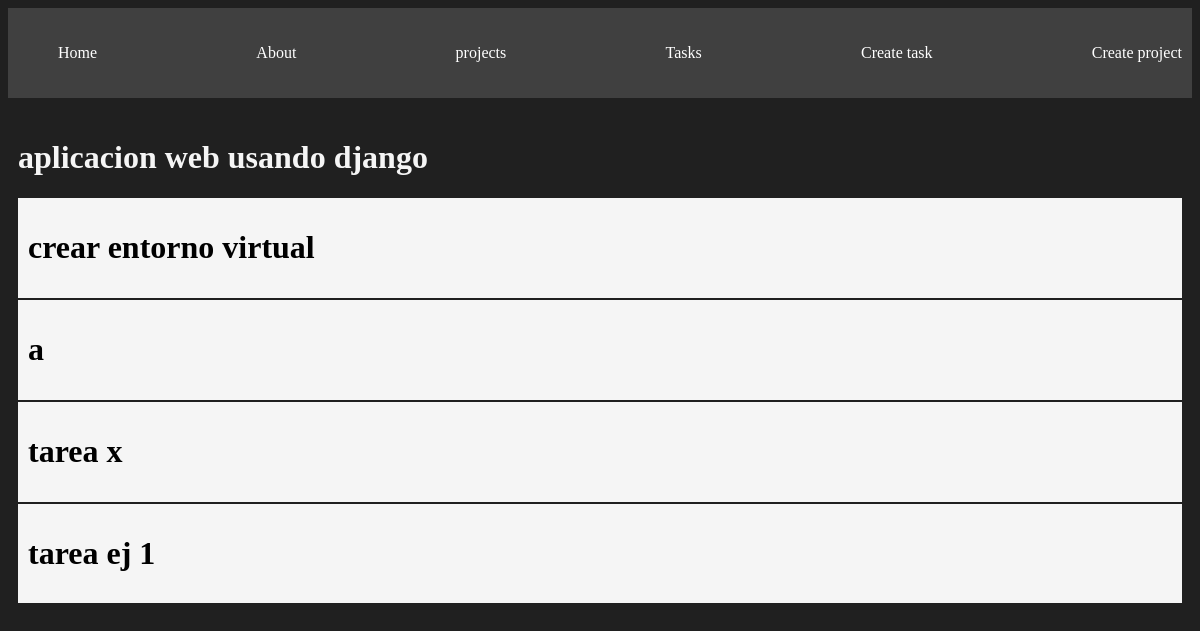
The app's page /projects/2 with its own data.
### myapp/models.py (models this page shows, shortened)
class project(models.Model):
    name = models.CharField(max_length=200)
    def __str__(self):
        return self.name

class Task(models.Model):
    tittle = models.CharField(max_length=200)
    description = models.TextField()
    project = models.ForeignKey(project, on_delete=models.CASCADE)
    done = models.BooleanField(default=False)
    project_key = models.IntegerField(default=False)

### myapp/views.py (the view)
# urls.py: path('projects/<int:id>', views.project_detail, name="project_detail"),
def project_detail(request, id):
    projects = get_object_or_404(project, id=id)
    tasks = Task.objects.filter(project_id=id)
    return render(request, 'detail.html', {
        'project': projects,
        'tasks': tasks
    })

### myapp/templates/detail.html
{% extends 'layouts/base.html' %}
{% block content %}
<h1>{{project}}</h1>
{% for task in tasks %}
<div class="card">
    <h1>{{task.tittle}}</h1>
</div>
{% endfor %}
{% endblock %}

### myapp/static/styles/main.css (style rules this page uses)
body { background: #202020; color: whitesmoke; }
.card { background: whitesmoke; color: black; padding: 10px; margin-bottom: 2px; }

### records on screen
project: name "aplicacion web usando django"
Task: tittle "crear entorno virtual"
Task: tittle "a"
Task: tittle "tarea x"
Task: tittle "tarea ej 1"
